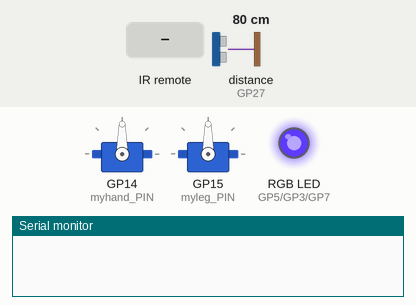
This sketch was run on a simulated Raspberry Pi Pico. On the bench: 2 × servo, an RGB LED mixed from three pins (HIGH = lit), the last lines printed to the serial monitor. Inputs (shaded band) come from the test bench; at power-on: distance to the obstacle (sensor on GP27) 80 cm. The echo pulse lasts 58.3 µs per cm; dim RGB values are drawn brighter than linear; random numbers use the default seed unless the sketch sets one; pins used as bus, display or sensor lines are not drawn.

Above: at 1.2 s.
1.3 s: infrared code 0xFF22DD received
At 1.45 s:
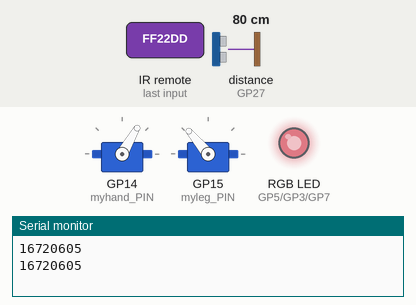
4.3 s: infrared code 0xFF30CF received
At 5.8 s:
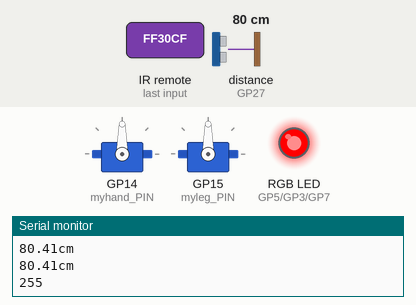
7.3 s: infrared code 0xFFC23D received
At 7.47 s:
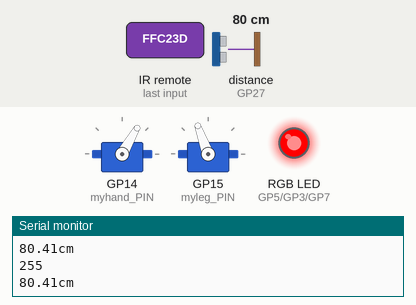
10.3 s: distance to the obstacle (sensor on GP27) set to 2 cm
At 11.1 s:
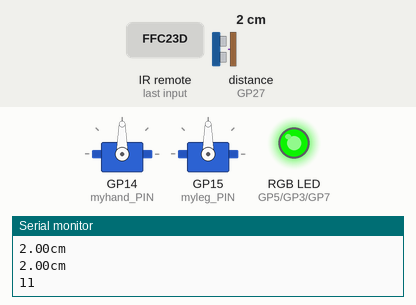
11.8 s: distance to the obstacle (sensor on GP27) set to 9 cm
At 13.0 s:
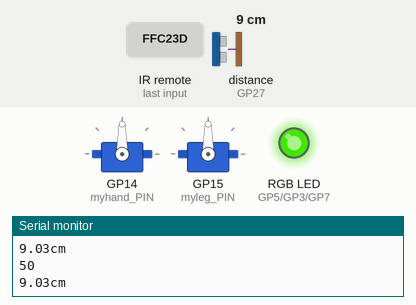
13.3 s: infrared code 0xFF629D received
At 13.71 s:
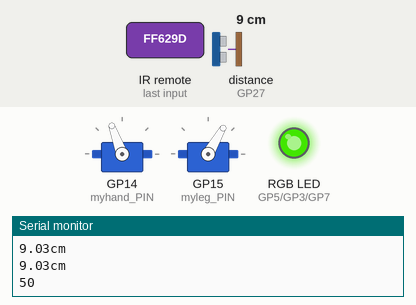
Timing chart, 0 to 17.3 s (numbered marks = the images above; inputs shaded):
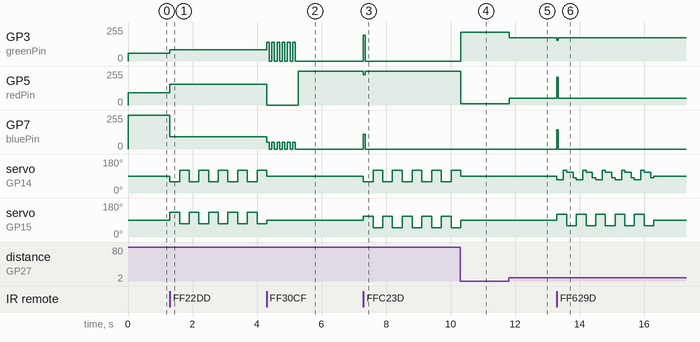

Measured:
- after the input at 1.3 s, GP3 (greenPin): 59/255 → 85/255 at once; GP5 (redPin): 93/255 → 157/255 at once; GP7 (bluePin): 252/255 → 93/255 at once; servo on GP14 (myhand_PIN): alternates 120° for 0.30 s and 60° for 0.30 s, starting at once; servo on GP15 (myleg_PIN): alternates 130° for 0.30 s and 70° for 0.30 s, starting at once
- after the input at 4.3 s, GP3 (greenPin): alternates 140/255 for 0.08 s and 0/255 for 0.08 s, 12 changes in all, then stays 0/255, starting at once; GP5 (redPin): 157/255 → 0/255 at once, → 255/255 0.98 s later; GP7 (bluePin): alternates 50/255 for 0.08 s and 0/255 for 0.08 s, 12 changes in all, then stays 0/255, starting at once
- after the input at 7.3 s, GP3 (greenPin): 0/255 → 193/255 at once, → 0/255 0.05 s later; GP5 (redPin): 255/255 → 228/255 at once, → 255/255 0.05 s later
- after the input at 10.3 s, GP3 (greenPin): 0/255 → 214/255 at once; GP5 (redPin): 255/255 → 11/255 at once
- after the input at 11.8 s, GP3 (greenPin): 214/255 → 175/255 at once; GP5 (redPin): 11/255 → 50/255 at once
- after the input at 13.3 s, GP3 (greenPin): 175/255 → 155/255 at once, → 175/255 0.04 s later; GP5 (redPin): 50/255 → 210/255 at once, → 50/255 0.04 s later

The sketch:

Insect-Robot.ino
```cpp
/*虫虫机器人*
   开写日期: 2017、4、27
   最后一次修改日期:
   作者: 胡炳城
*/

#include <Servo.h>
#include <IRremote.h>

//定义遥控面板(用的是黑色遥控器,上方有十字操作阵),
//如果款式不同,请自己修改
#define left  16720605
#define right 16761405
#define up    16736925
#define down  16754775
#define OK 16712445
#define _1 16738455
#define _2 16750695
#define _3 16756815
#define _4 16724175
#define _5 16718055
#define _6 16743045
#define _7 16716015
#define _8 16726215
#define _9 16734885
#define _* 16728765
#define _0 16730805
#define _J 16732845
#define delayer 4294967295

const int RECV_PIN = 2;
const int myhand_PIN = 14;
const int myleg_PIN = 15;
const int redPin = 5;//此接口为可调压接口
const int greenPin = 3;//此接口为可调压接口
const int bluePin = 7;
const int TrigPin = A0;
const int EchoPin = A1;
const float Back_DIS = 23.0;//折返的距离,单位cm,loop2使用
const float Most_DIS = 40.0;//loop4中颜色变化的基础值,大于此距离,显示为红色,越靠近颜色越蓝

static void (*restartArduino)(void) = 0x0000; // ***复位本CPU函数指针

Servo myhand;//前腿
Servo myleg;//后腿
IRrecv irrecv(RECV_PIN);
decode_results results;

void setup() {
  Serial.begin(9600);
  irrecv.enableIRIn(); // 开启红外接收头
  myhand.attach(myhand_PIN);
  myleg.attach(myleg_PIN);
  pinMode(redPin, OUTPUT);
  pinMode(greenPin, OUTPUT);
  pinMode(bluePin, OUTPUT);
  pinMode(TrigPin, OUTPUT);
  pinMode(EchoPin, INPUT);
  colorRGB(90, 190, 134);
}

void loop() {
  if (irrecv.decode(&results)) {
    Serial.println(results.value);
    if (results.value == _1) { //手动模式
      Blink_RGB(100, 40, 225, 6);
      loop1();
    }
    else if (results.value == _2) { //自动模式
      Blink_RGB(20, 225, 50, 6);
      loop2();
    }
    else if (results.value == _3) { //待定
      Blink_RGB(225, 40, 50, 6);
      loop3();
    }
    else if (results.value == _4) { //待定
      Blink_RGB(0, 140, 50, 6);
      loop4();
    }
    else if (results.value == _5) { //待定
      Blink_RGB(100, 100, 100, 6);
      loop5();
    }
    //delay(50);
    irrecv.resume();
  };
}

void loop1() {
  colorRGB(random(50, 255), random(50, 255), random(50, 255));
  for (;;) {
    if (irrecv.decode(&results)) {
      Serial.println(results.value);
      if (results.value == up) { //前进
        colorRGB(random(50, 255), random(50, 255), random(50, 255));
        GoAhead();
        stop();
      }
      else if (results.value == down) { //
        colorRGB(random(50, 255), random(50, 255), random(50, 255));
        GoBack();
        stop();
      }
      else if (results.value == left) { //
        colorRGB(random(50, 255), random(50, 255), random(50, 255));
        TurnLeft();
        stop();
      }
      else if (results.value == right) { //
        colorRGB(random(50, 255), random(50, 255), random(50, 255));
        TurnRight();
        stop();
      }
      else if (results.value == _J) { //前进
        restartArduino(); //复位
      };
      irrecv.resume(); // 必不可少,接收下一个值
    };
  };
}

void loop2() {
  for (;;) {
    if (irrecv.decode(&results)) {
      Serial.println(results.value);
      if (results.value == delayer) {
        restartArduino(); //复位
      };
      irrecv.resume();
    };
    colorRGB(random(50, 255), random(50, 255), random(50, 255));
    GoAhead();
    if (isClose() == 1) {
      colorRGB(225, 0, 0);
      stop();
      GoBack();
      TurnLeft();
      Serial.println("I am close to the wall");
    };
  };
}

void loop3() {
  for (;;) {
    colorRGB(random(50, 255), random(50, 255), random(50, 255));
    delay(1000);
    if (irrecv.decode(&results)) {
      Serial.println(results.value);
      if (results.value == _J) { //
        restartArduino(); //复位
      };
      irrecv.resume();
    };
  };
}

void loop4() {
  for (;;) {
    int REDcolor = (int)constrain(DisSonar() * 225 / Most_DIS, 0, 255);
    Serial.println(REDcolor);
    //Serial.println(((225-REDcolor)/10));
    //Serial.println((225-REDcolor));
    Serial.println();
    colorRGB(REDcolor, (225 - REDcolor), 0);
    delay(50);
    if (irrecv.decode(&results)) {
      Serial.println(results.value);
      if (results.value == _J) {
        restartArduino(); //复位
      };
      irrecv.resume();
    };
  }
}

void loop5() {
  for (;;) {
    for (int i = 0; i < 254; i++) {
      colorRGB(i, 0, 0);
      delay(20);
    };
    for (int i = 0; i < 254; i++) {
      colorRGB(0, i, 0);
      delay(20);
    };
    if (irrecv.decode(&results)) {
      Serial.println(results.value);
      if (results.value == _J) {
        restartArduino(); //复位
      };
      irrecv.resume();
    };
  }
}
void runahead(int hand1, int hand2, int leg1, int leg2, int times){
  for (int i = 0; i < times; i++) {
    myleg.write(leg1);
    myhand.write(hand2-15);
    delay(200);
    myhand.write(hand1);
    delay(100);
    myleg.write(leg2);
    myhand.write(hand1-15);
    delay(200);
    myhand.write(hand2);
    delay(100);
  };
}

void GoAhead() {
  // running(70, 110, 130, 50, 5);
  for (int i = 0; i < 5; i++) {
    myleg.write(120);
    myhand.write(70);
    delay(200);
    myhand.write(120);
    delay(100);
    myleg.write(60);
    myhand.write(110);
    delay(200);
    myhand.write(80);
    delay(100);
  };
  //runahead(110, 70, 120, 60, 5);
}
void GoBack() {
  running(60, 120, 60, 120, 5);
}
void TurnLeft() {
  running(60, 120, 130, 70, 5);
}
void TurnRight() {
  running(60, 120, 110, 50, 5);
}
void stop() {
  Wservo(90, 90);
}

void Wservo(int hand, int leg) { //写舵机角度
  myhand.write(hand);
  myleg.write(leg);
  delay(300);
}

void running(int hand1, int hand2, int leg1, int leg2, int times) {
  for (int i = 0; i < times; i++) {
    Wservo(hand1, leg1);
    Wservo(hand2, leg2);
  };
}

void colorRGB(int red, int green, int blue) {
  analogWrite(redPin, constrain(red, 0, 255));
  analogWrite(greenPin, constrain(green, 0, 255));
  analogWrite(bluePin, constrain(blue, 0, 255));
}
void Blink_RGB(int red, int green, int blue, int times) {
  for (int i = 0; i < times; i++) {
    analogWrite(redPin, constrain(red, 0, 255));
    analogWrite(greenPin, constrain(green, 0, 255));
    analogWrite(bluePin, constrain(blue, 0, 255));
    delay(80);
    analogWrite(redPin, 0);
    analogWrite(greenPin, 0);
    analogWrite(bluePin, 0);
    delay(80);
  };
}

bool isClose() {
  float distance = DisSonar();
  if (Back_DIS > distance) {
    return 1;
  }
  else return 0;
}

float DisSonar() {
  digitalWrite(TrigPin, LOW);
  delayMicroseconds(2);
  digitalWrite(TrigPin, HIGH);
  delayMicroseconds(10);
  digitalWrite(TrigPin, LOW);
  float distance;
  distance = pulseIn(EchoPin, HIGH) / 58.00;
  Serial.print(distance);
  Serial.print("cm");
  Serial.println();
  return distance;
}
```
